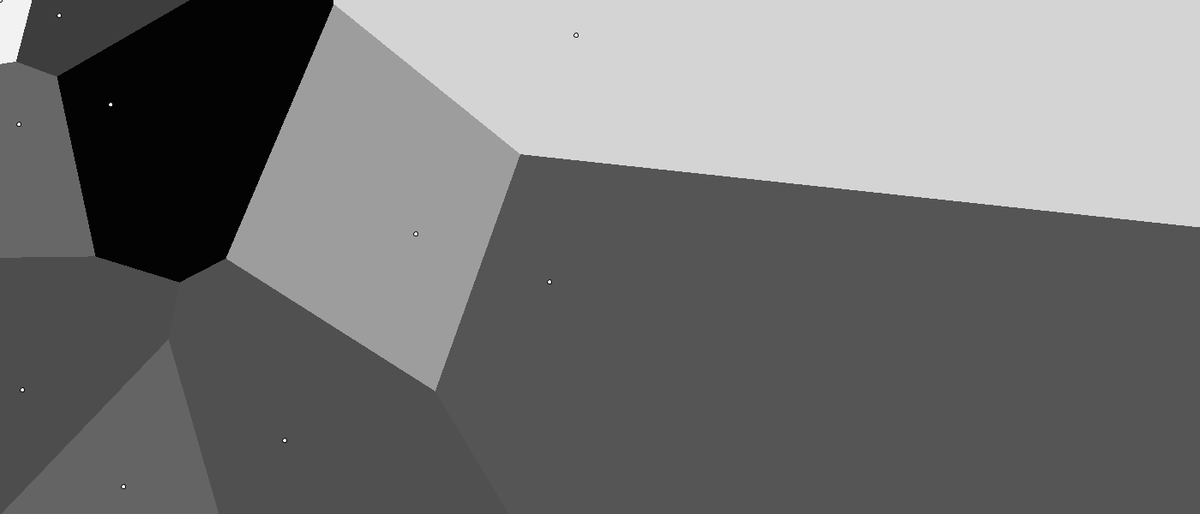
Frame 1 (no input)
Frame 60 (the mouse pressed at the canvas centre just before this capture): identical to frame 1, image omitted
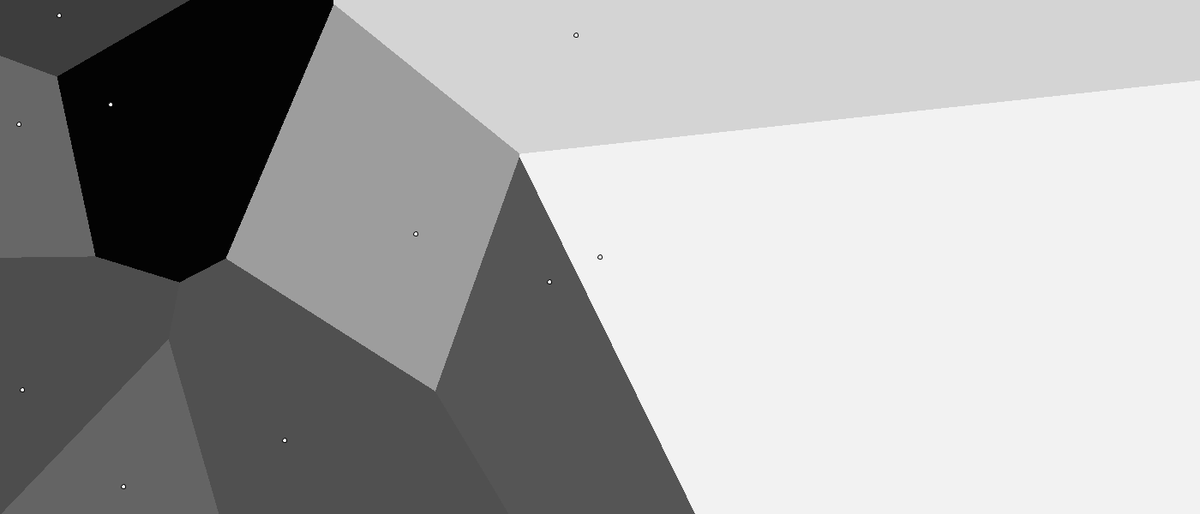
Frame 120 (the mouse held since frame 60 and released just before this capture)

The Processing sketch that drew these frames (run headless with seeded random() and noise(); from frame 60 on, the mouse is pressed at the canvas centre):

// Processing sketch: processing_157339
// ── processing_157339.pde

class Cell
{
  PVector loc;
  color c;
  Cell(int _x, int _y, color _c)
  {
    loc = new PVector(_x, _y);
    c = _c;
  }
}
 
ArrayList<Cell> cells = new ArrayList<Cell>();

void setup()
{
  size(1400, 600);
  for(int i = 0; i < 10; ++i)
    cells.add(new Cell((int)random(0,width), (int)random(0,height), color(random(0,255))));
}
 
void draw()
{
  cells.get(0).loc.x = mouseX;
  cells.get(0).loc.y = mouseY;
  background(0);
   
  // Draw the voronoi cells
  drawVoronoi();
   
  // Draw the points
  for(int i = 0; i < cells.size(); ++i)
    ellipse(cells.get(i).loc.x, cells.get(i).loc.y, 5, 5);
}
 
void drawVoronoi()
{
  loadPixels();
  int offset = 0;
   
  for(int y = 0; y < height; y++)
  {
    for(int x = 0; x < width; x++)
    {
      float shortest = 1E12;
      int index = -1;
       
      // Find the closest cell
      for(int i = 0; i < cells.size(); ++i)
      {
        Cell cc = cells.get(i);
        float d;
         
          // Euclidean distance, dont need to sqrt it since actual distance isnt important
          d = sq(x-cc.loc.x) + sq(y-cc.loc.y);
         
        if(d < shortest)
        {
          shortest = d;
          index = i;
        }
      }
      // Set the pixel to the cells color
      pixels[offset++] = cells.get(index).c;
    }
  }
  updatePixels();
}
 
void keyPressed()
{
  if(key == 'a')
    cells.add(new Cell(mouseX, mouseY, color(random(0,255))));
  if(key == ' ')
    cells.subList(5, cells.size()).clear();
}
